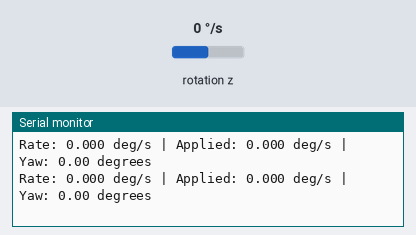
The sketch below on a simulated ESP32. Parts: the last lines printed to the serial monitor. Wiring (inferred from the names in the program): MPU-6050 motion sensor at I2C address 0x68. The test bench sets the inputs (shaded band); at power-on: rotation z 0 °/s.

Above: at 3.5 s.
3.6 s: rotation z set to -192 °/s
At 3.64 s:
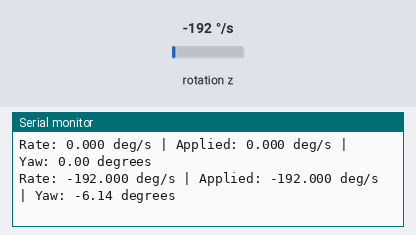
5.1 s: rotation z set to -100 °/s
At 5.13 s:
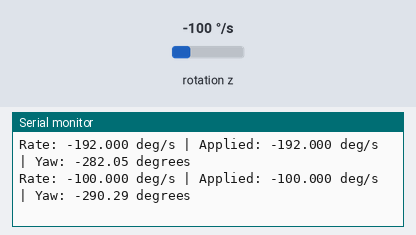
Timing chart, 0 to 8.1 s (numbered marks = the images above; inputs shaded):
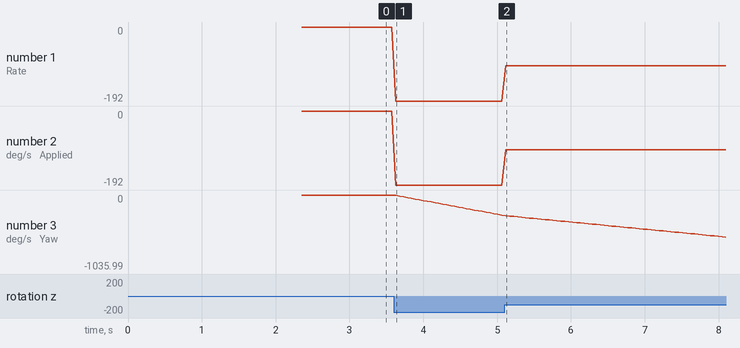

The sketch:

mpu_yaw.ino
```cpp
#include <Wire.h>
#include <math.h>

#define I2C_SDA 21
#define I2C_SCL 22
#define MPU6050_ADDR 0x68

float gyroZBias = 0.0f;

bool readMPU6050(uint8_t reg, uint8_t *data, uint8_t count) {
  Wire.beginTransmission(MPU6050_ADDR);
  Wire.write(reg);
  if (Wire.endTransmission(false) != 0 ||
      Wire.requestFrom((uint8_t)MPU6050_ADDR, count) != count) {
    return false;
  }
  for (uint8_t i = 0; i < count; ++i) data[i] = Wire.read();
  return true;
}

bool writeMPU6050(uint8_t reg, uint8_t value) {
  Wire.beginTransmission(MPU6050_ADDR);
  Wire.write(reg);
  Wire.write(value);
  return Wire.endTransmission() == 0;
}

bool readGyroZ(float &rate) {
  uint8_t data[2];
  if (!readMPU6050(0x47, data, 2)) return false;
  int16_t raw = (int16_t)(((uint16_t)data[0] << 8) | data[1]);
  // MPU6050 sensitivity at +/-500 degrees/second.
  rate = raw / 65.5f;
  return true;
}

bool initMPU6050() {
  uint8_t identity;
  if (!readMPU6050(0x75, &identity, 1) || identity != 0x68) return false;
  if (!writeMPU6050(0x6B, 0x01)) return false; // Wake, X gyro PLL clock.
  delay(100);
  if (!writeMPU6050(0x1A, 0x06) || // DLPF: 5 Hz, matching previous setting.
      !writeMPU6050(0x1B, 0x08)) return false; // +/-500 degrees/second.
  delay(100);
  uint8_t power1 = 0, gyroConfig = 0;
  const bool powerOk = readMPU6050(0x6B, &power1, 1);
  const bool gyroOk = readMPU6050(0x1B, &gyroConfig, 1);
  Serial.printf("MPU CONFIG | pwr1=0x%02X ok=%d | gyro_cfg=0x%02X ok=%d\n",
                power1, powerOk, gyroConfig, gyroOk);
  if (!powerOk || !gyroOk || power1 != 0x01 || gyroConfig != 0x08) return false;

  Serial.println("Calibrating... Please keep the robot completely still.");
  float sum = 0.0f;
  for (int i = 0; i < 200; ++i) {
    float rate;
    if (!readGyroZ(rate)) return false;
    sum += rate;
    delay(10);
  }
  gyroZBias = sum / 200.0f;
  Serial.println("Calibration Done!");
  return true;
}

unsigned long prevTime = 0;
unsigned long lastLogTime = 0;
float yawAngle = 0.0;

void setup() {
  Serial.begin(115200);
  while (!Serial) delay(10);

  Wire.begin(I2C_SDA, I2C_SCL);

  if (!initMPU6050()) {
    Serial.println("MPU6050 Error! Check wiring and I2C address.");
    while (1) delay(10);
  }

  Serial.println("MPU6050 yaw ready.");
  Serial.println("Corrected rate | Applied rate | Yaw angle");
  prevTime = millis();
  lastLogTime = prevTime;
}

void loop() {
  // حساب فرق الزمن (dt)
  unsigned long currentTime = millis();
  float dt = (currentTime - prevTime) / 1000.0;
  prevTime = currentTime;

  float gyroZ;
  if (!readGyroZ(gyroZ)) {
    Serial.println("MPU6050 read failed. Reset to recalibrate yaw.");
    while (1) delay(10);
  }

  // إهمال القراءات الصغيرة جداً لمنع تراكم الأخطاء (Drift)
  const float correctedGyroZ = gyroZ - gyroZBias;
  float appliedGyroZ = correctedGyroZ;
  if (fabs(appliedGyroZ) < 0.5) {
    appliedGyroZ = 0.0;
  }

  // حساب زاوية الروبوت
  yawAngle += (appliedGyroZ * dt);

  // طباعة الزاوية الحالية للروبوت بشكل مقروء وواضح
  // Log at 20 Hz without slowing the gyro updates to that rate.
  // appliedGyroZ is the rate integrated into yaw after the deadband.
  if (currentTime - lastLogTime >= 50) {
    lastLogTime = currentTime;
    Serial.print("Rate: ");
    Serial.print(correctedGyroZ, 3);
    Serial.print(" deg/s | Applied: ");
    Serial.print(appliedGyroZ, 3);
    Serial.print(" deg/s | Yaw: ");
    Serial.print(yawAngle, 2);
    Serial.println(" degrees");
  }

  delay(10);
}
```

Measured:
- after the input at 3.6 s, the serial monitor: prints a new line at once (image 1)
- plotted number 1: 0 → -192 after the input at 3.6 s
- plotted number 2: 0 → -192 after the input at 3.6 s
- plotted number 3: 0 → -282.05 after the input at 3.6 s
